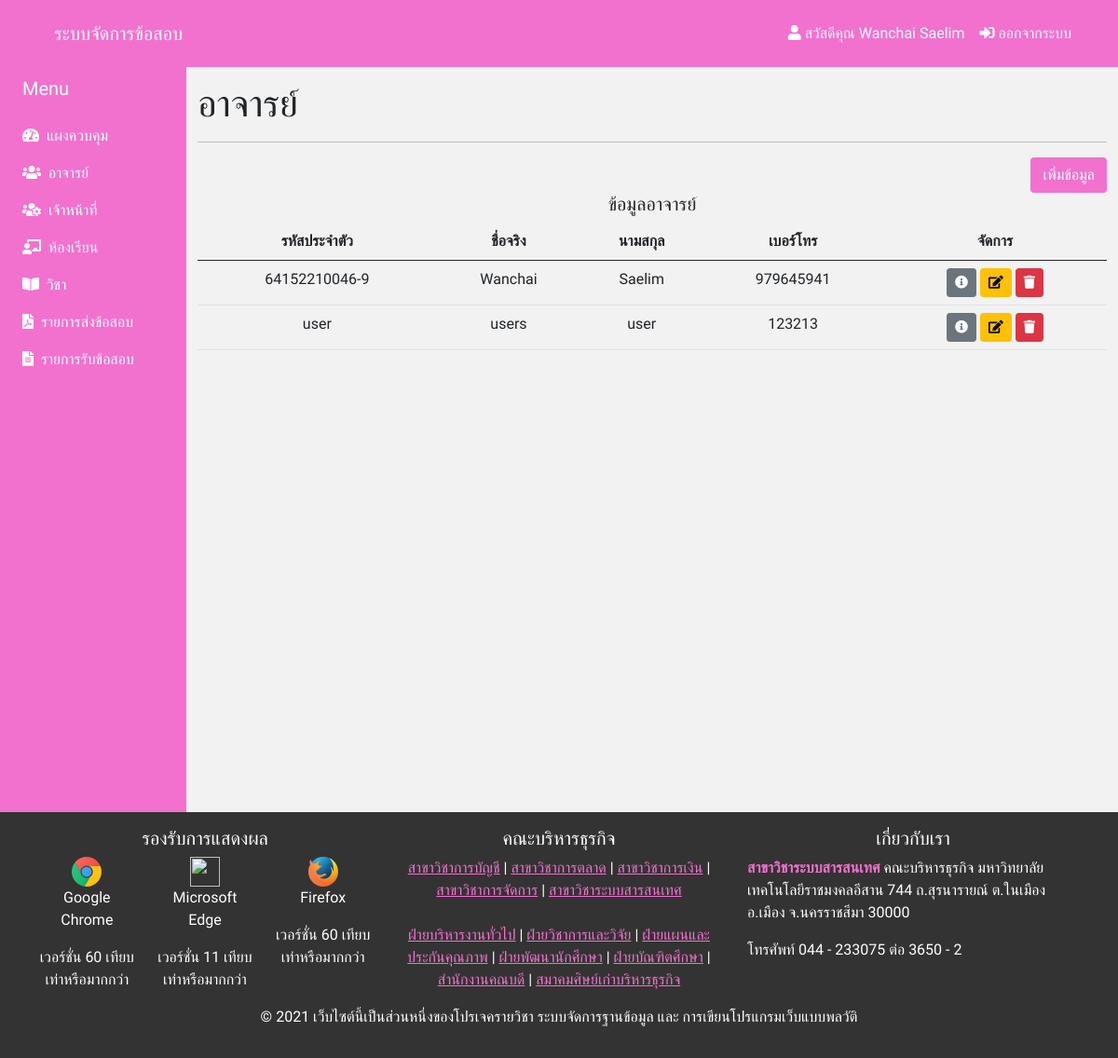
The page /admin/teachers.php (signed in) on the database its author committed.
### tables this page shows
CREATE TABLE `teachers` (
  `teacher_id` varchar(15) NOT NULL,
  `teacher_user` varchar(64) NOT NULL,
  `teacher_pass` varchar(64) NOT NULL,
  `teacher_fname` varchar(30) NOT NULL,
  `teacher_lname` varchar(30) NOT NULL,
  `teacher_tel` int(10) NOT NULL,
  `teacher_position` varchar(30) NOT NULL
);

### admin/teachers.php (the view, shortened to what this page needs)
<?php
include('../config/db.php');
?>
<!DOCTYPE html>
<html lang="en">
<head>
	<?php include('includes/css.inc.php'); ?>
</head>
<body>
	<?php include('includes/navbar.inc.php'); ?>
	<?php include('includes/sidebarContentTop.inc.php'); ?>
	<div class="col py-3">
		<h1>อาจารย์</h1>
		<hr>
		<div class="text-right">
			<a href="teachers.php?show=add" class="btn btn-is">เพิ่มข้อมูล</a>
		</div>
		<div class="row">
			<div class="col-md-12">
				<h5 class="text-center">ข้อมูลอาจารย์</h5>
				<div class="table-responsive">
					<table class="table">
						<thead>
							<tr class="text-center">
								<th>รหัสประจำตัว</th>
								<th>ชื่อจริง</th>
								<th>นามสกุล</th>
								<th>เบอร์โทร</th>
								<th colspan="3">จัดการ</th>
							</tr>
						</thead>
						<tbody>
							<?php
							$sql = "SELECT * FROM teachers";
							$query = mysqli_query($conn, $sql);
							while($row = mysqli_fetch_assoc($query)) {
							?>
							<tr class="text-center">
								<td><?= $row['teacher_id']; ?></td>
								<td><?= $row['teacher_fname']; ?></td>
								<td><?= $row['teacher_lname']; ?></td>
								<td><?= $row['teacher_tel']; ?></td>
								<td colspan="3">
									<a href="teachers.php?info=<?= $row['teacher_id']; ?>" class="btn btn-secondary btn-sm"><i class="fas fa-info-circle"></i></a>
									<a href="teachers.php?edit=<?= $row['teacher_id']; ?>" class="btn btn-warning btn-sm"><i class="fas fa-edit"></i></a>
									<a href="controller/teacherDelete.php?id=<?= $row['teacher_id']; ?>" onclick="confirm('คุณแน่ใจใช่หรือไม่? ที่จะลบ <?= $row['teacher_fname']; ?> ออก')" class="btn btn-danger btn-sm"><i class="fas fa-trash"></i></a>
								</td>
							</tr>
							<?php } ?>
						</tbody>
					</table>
				</div>
			</div>
			</div>
		</div>
	</div>
	<?php include('includes/sidebarContentBottom.inc.php'); ?>
	<?php include('includes/footer.inc.php'); ?>
</body>
</html>

### public/css/style.css (style rules this page uses)
* { font-family: 'Prompt', sans-serif; }
body { background-color: #f2f2f2 !important; min-height: 100vh; }
.btn-is { background: #f271cf !important; color: white !important; }
.text-right { text-align: right; }

### rows shown on the page
teachers: teacher_id "64152210046-9", teacher_fname "Wanchai", teacher_lname "Saelim", teacher_tel "979645941"
teachers: teacher_id "user", teacher_fname "users", teacher_lname "user", teacher_tel "123213"

### other values the page prints
$_SESSION['officer'] "Wanchai Saelim"
